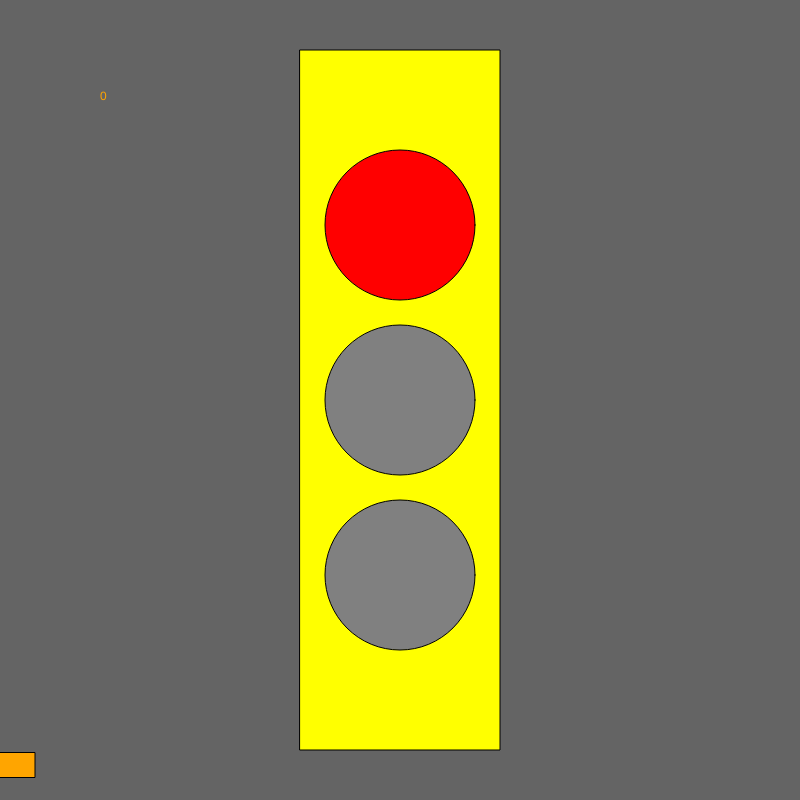
Frame 1 (no input)
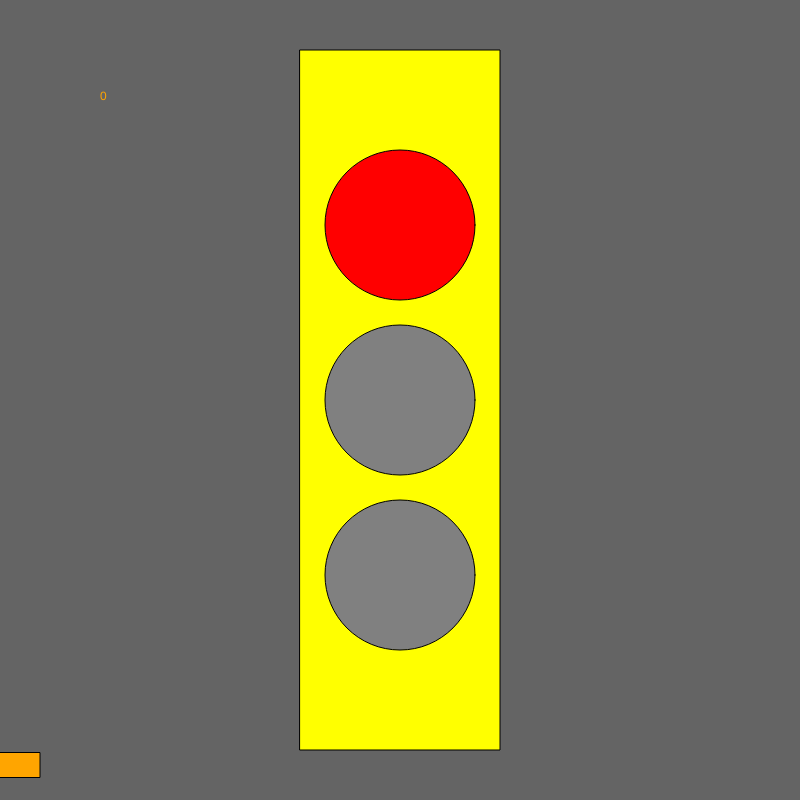
Frame 60 (no input)
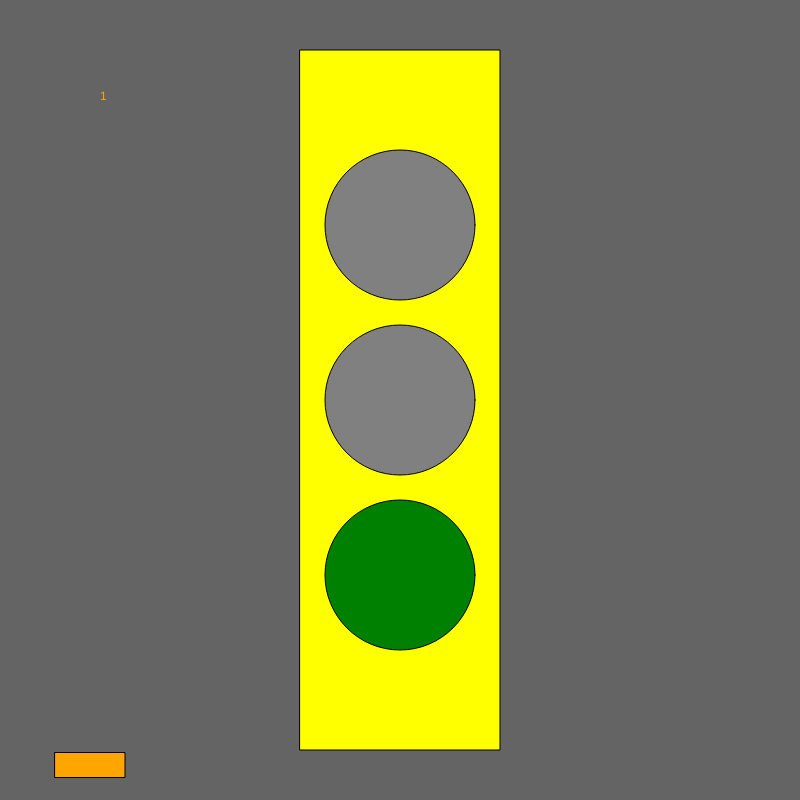
Frame 120 (the mouse pressed at the canvas centre since frame 60)

The p5.js sketch that drew these frames (run headless with seeded random() and noise() and a simulated clock; from frame 60 on, the mouse is pressed at the canvas centre):

// p5.js sketch
// ── sketch.js
let state = 0 ;
let timer = 0 ;
let x = 0 ;
let velocity = 5 ;


function setup() {
  createCanvas(800, 800);
  ellipseMode(CENTER);
  rectMode(CENTER);
}

function draw() {
  background(100);
  fill('yellow');
  rect(width / 2, height / 2, 200, 700);

  //car code
  fill('orange') ;
  rect(x, 765, 70, 25) ;
  x = x + velocity ;
  if (x > width) {
    x = 0 ;
  }

  switch (state) {
    case 0:
      text("0", 100, 100);
      fill('red') ;
      ellipse(width / 2, height / 2 - 175, 150, 150);
      fill('grey') ;
      ellipse(width / 2, height / 2, 150, 150);
      ellipse(width / 2, height / 2 + 175, 150, 150);
      velocity = 0;
      break;

    case 1:
      text("1", 100, 100);
      fill('grey');
      ellipse(width / 2, height / 2 - 175, 150, 150);
      ellipse(width / 2, height / 2, 150, 150);
      fill('green') ;
      ellipse(width / 2, height / 2 + 175, 150, 150);
      velocity = 5 ;


      break;

    case 2:
      text("2", 100, 100);
      fill('grey');
      ellipse(width / 2, height / 2 - 175, 150, 150);
      fill('yellow');
      ellipse(width / 2, height / 2, 150, 150);
      fill('grey') ;
      ellipse(width / 2, height / 2 + 175, 150, 150);
      velocity = 2.5 ;
      break;
  }

timer = timer + 1 ;
if (timer > 100) {
  timer = 0 ;
  state++;
  if (state > 2) state = 0 ;
}
}
